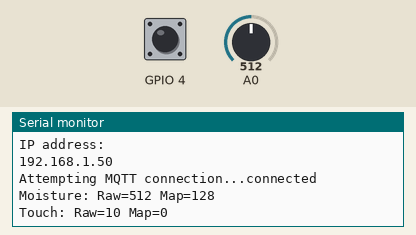
A sketch run on a simulated ESP8266 (NodeMCU). On the bench: the last lines printed to the serial monitor. The inputs (shaded band) are chosen by the test bench; at power-on: A0 = 512, GPIO 4 HIGH. WiFi joins after 1.5 s; servers stay silent unless stated; random numbers use the default seed unless the sketch sets one; no MQTT or app messages arrive unless stated.

Above: at 2.7 s.
2.8 s: A0 set to 716
At 4.9 s:
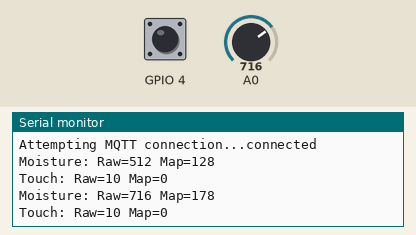
5.6 s: GPIO 4 pulled LOW for 2.4 s
At 6.7 s:
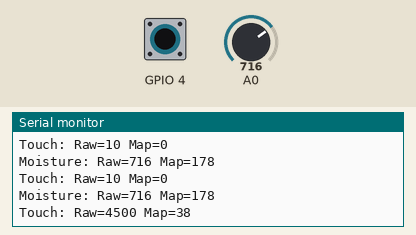
9.5 s: A0 set to 900
At 11.4 s:
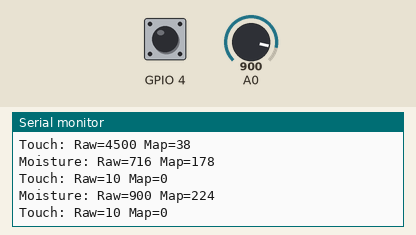
Timing chart, 0 to 12.9 s (numbered marks = the images above; inputs shaded):
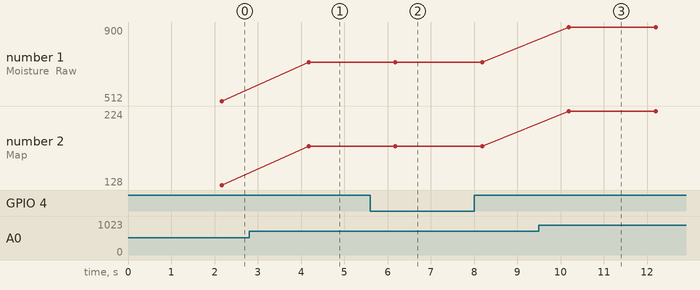

The sketch:

planty-local-2-sensors.ino
```cpp
#include <ESP8266WiFi.h>
#include <CapacitiveSensor.h>

#include <PubSubClient.h>

// variables

const char* ssid = "Sensors Network";
const char* password = "sensors4ever";
const char* mqtt_server = "192.168.2.227";
const char* room1 = "mdef/wetmyleaf/moisture";
const char* room2 = "mdef/wetmyleaf/touch";

CapacitiveSensor capSensor = CapacitiveSensor(2, 4);


WiFiClient espClient;
PubSubClient client(espClient);
long lastMsg = 0;
char msg[50];
char msg2[50];

// setup
void setup() {
  Serial.begin(115200);
  setup_wifi();
  client.setServer(mqtt_server, 1883);
}

// loop
void loop() {

  if (!client.connected()) {
    reconnect();
  }
  client.loop();

  long now = millis();
  if (now - lastMsg > 2000) {
    lastMsg = now;
    int rawMoisture = analogRead(A0);
    int mapMoisture = map(rawMoisture, 0, 1024, 0,255);
    int rawCapacity = capSensor.capacitiveSensor(30);
    int mapCapacity = map(rawCapacity, -2, 30000, 0, 255);


    snprintf (msg, 50, "%ld", mapMoisture);
    snprintf (msg2, 50, "%ld", mapCapacity);

    Serial.println("");
    Serial.print("Moisture: Raw=");
    Serial.print(rawMoisture);
    Serial.print(" Map=");
    Serial.print(mapMoisture);

    Serial.println("");
    Serial.print("Touch: Raw=");
    Serial.print(rawCapacity);
    Serial.print(" Map=");
    Serial.print(mapCapacity);

    client.publish(room1, msg);
    client.publish(room2, msg2);
  }

  delay(200);
}

// wifi setup
void setup_wifi() {

  delay(10);
  // We start by connecting to a WiFi network
  Serial.println();
  Serial.print("Connecting to ");
  Serial.println(ssid);

  WiFi.begin(ssid, password);

  while (WiFi.status() != WL_CONNECTED) {
    delay(500);
    Serial.print(".");
  }

  randomSeed(micros());

  Serial.println("");
  Serial.println("WiFi connected");
  Serial.println("IP address: ");
  Serial.println(WiFi.localIP());
}


//reconnect to
void reconnect() {
  // Loop until we're reconnected
  while (!client.connected()) {
    Serial.print("Attempting MQTT connection...");
    // Create a random client ID
    String clientId = "ESP8266Client-";
    clientId += String(random(0xffff), HEX);
    // Attempt to connect
    if (client.connect(clientId.c_str())) {
      Serial.println("connected");
      // Once connected, publish an announcement...
      client.publish("mdef/hello", "wet-my-leaf: hello world");
      // ... and resubscribe
      client.subscribe("inTopic");
    } else {
      Serial.print("failed, rc=");
      Serial.print(client.state());
      Serial.println(" try again in 5 seconds");
      // Wait 5 seconds before retrying
      delay(5000);
    }
  }
}
```

Measured:
- after the input at 2.8 s, the serial monitor: prints a new line after 1.4 s (image 1)
- after the input at 5.6 s, the serial monitor: prints a new line after 0.58 s (image 2)
- after the input at 9.5 s, the serial monitor: prints a new line after 0.69 s (image 3)
- plotted number 1: 512 → 716 after the input at 2.8 s, 716 → 900 after the input at 9.5 s
- plotted number 2: 128 → 178 after the input at 2.8 s, 178 → 224 after the input at 9.5 s
